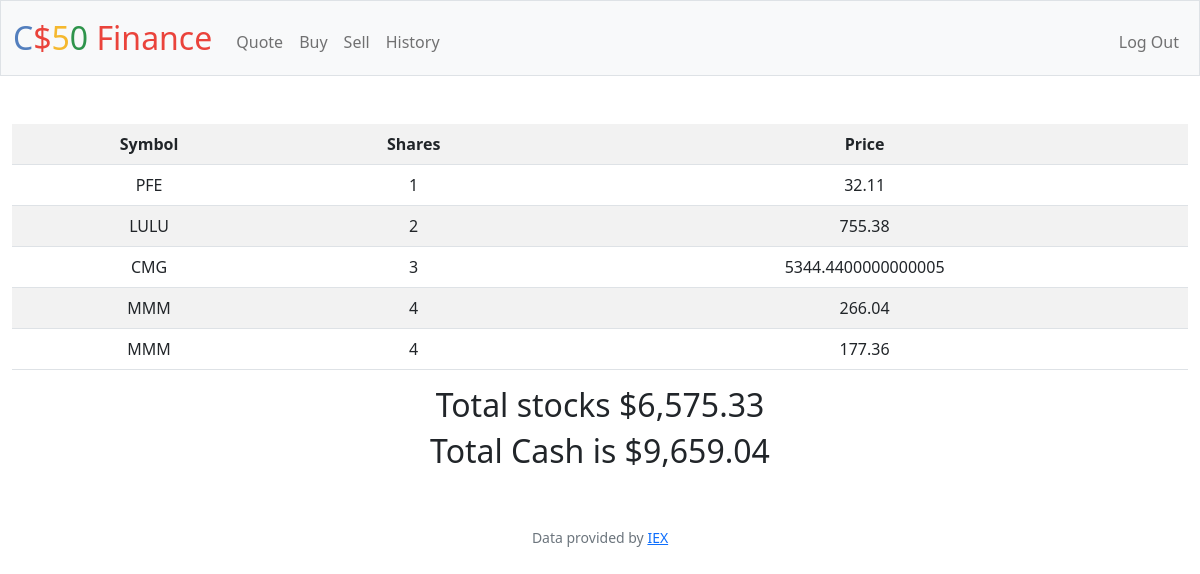
Page / (signed in) on the committed database.
### tables this page shows
CREATE TABLE purchase (id_purchase INTEGER PRIMARY KEY AUTOINCREMENT NOT NULL,id_user INTEGER NOT NULL,price NUMERIC NOT NULL, stock_symbol varchar(255), username TEXT NOT NULL, name TEXT NOT NULL, shares INTEGER NOT NULL);

### app.py (the view)
@app.route("/")
@login_required
def index():
    """for the user currently logged in, which stocks the user owns, the numbers of shares owned,
    the current price of each stock, and the total value of each holding (i.e., shares times price)"""
    stocks = db.execute("SELECT stock_symbol,shares,price FROM purchase WHERE id_user = ?",session["user_id"])
    user_cash = float(db.execute("SELECT cash FROM users WHERE id = ?",session["user_id"])[0]["cash"])
    total = 0
    for j in stocks:
        total += j["price"]
    return render_template("layout.html",stocks=stocks,cash = usd(user_cash),total=usd(total))

### app.py (called while the page is built)
@app.after_request
def after_request(response):
    response.headers["Cache-Control"] = "no-cache, no-store, must-revalidate"
    response.headers["Expires"] = 0
    response.headers["Pragma"] = "no-cache"
    return response

### helpers.py (called while the page is built)
def login_required(f):
    @wraps(f)
    def decorated_function(*args, **kwargs):
        if session.get("user_id") is None:
            return redirect("/login")
        return f(*args, **kwargs)
    return decorated_function

def usd(value):
    return f"${value:,.2f}"

### templates/layout.html (shortened to what this page needs)
<!DOCTYPE html>
<html lang="en">
    <head>
        <link href="https://cdn.jsdelivr.net/npm/bootstrap@5.1.3/dist/css/bootstrap.min.css" rel="stylesheet">
        <link href="/static/styles.css" rel="stylesheet">
    </head>
    <body>
        <nav class="bg-light border navbar navbar-expand-md navbar-light">
            <div class="container-fluid">
                <a class="navbar-brand" href="/"><span class="blue">C</span><span class="red">$</span><span class="yellow">5</span><span class="green">0</span> <span class="red">Finance</span></a>
                <div class="collapse navbar-collapse" id="navbar">
                    {% if session["user_id"] %}
                        <ul class="navbar-nav me-auto mt-2">
                            <li class="nav-item"><a class="nav-link" href="/quote">Quote</a></li>
                            <li class="nav-item"><a class="nav-link" href="/buy">Buy</a></li>
                            <li class="nav-item"><a class="nav-link" href="/sell">Sell</a></li>
                            <li class="nav-item"><a class="nav-link" href="/history">History</a></li>
                        </ul>
                        <ul class="navbar-nav ms-auto mt-2">
                            <li class="nav-item"><a class="nav-link" href="/logout">Log Out</a></li>
                        </ul>
                    {% else %}
                        <ul class="navbar-nav ms-auto mt-2">
                            <li class="nav-item"><a class="nav-link" href="/register">Register</a></li>
                            <li class="nav-item"><a class="nav-link" href="/login">Log In</a></li>
                        </ul>
                    {% endif %}
                </div>
            </div>
        </nav>
        <main class="container-fluid py-5 text-center">
        {% block main %}
        <table class="table table-striped">
            <tr>
                <th>Symbol</th>
                <th>Shares</th>
                <th>Price</th>
            </tr>
            {% for i in stocks %}
                <tr>
                    <td>{{i.stock_symbol}}</td>
                    <td>{{i.shares}}</td>
                    <td>{{i.price}}</td>
                </tr>
            {% endfor %}
        </table>
        <h2>Total stocks {{total}}</h2>
        <h2>Total Cash is {{cash}}</h2>
        {% endblock %}
        </main>
        <footer class="mb-5 small text-center text-muted">
            Data provided by <a href="https://iexcloud.io/">IEX</a>
        </footer>
    </body>
</html>

### static/styles.css (style rules this page uses)
nav .navbar-brand { font-size: xx-large; }
nav .navbar-brand .blue { color: #537fbe; }
nav .navbar-brand .red { color: #ea433b; }
nav .navbar-brand .yellow { color: #f5b82e; }
nav .navbar-brand .green { color: #2e944b; }

### rows in the picture
purchase: stock_symbol "PFE", shares "1", price "32.11"
purchase: stock_symbol "LULU", shares "2", price "755.38"
purchase: stock_symbol "CMG", shares "3", price "5344.4400000000005"
purchase: stock_symbol "MMM", shares "4", price "266.04"
purchase: stock_symbol "MMM", shares "4", price "177.36"

### other values in the picture
{{ total }} "$6,575.33"
{{ cash }} "$9,659.04"
